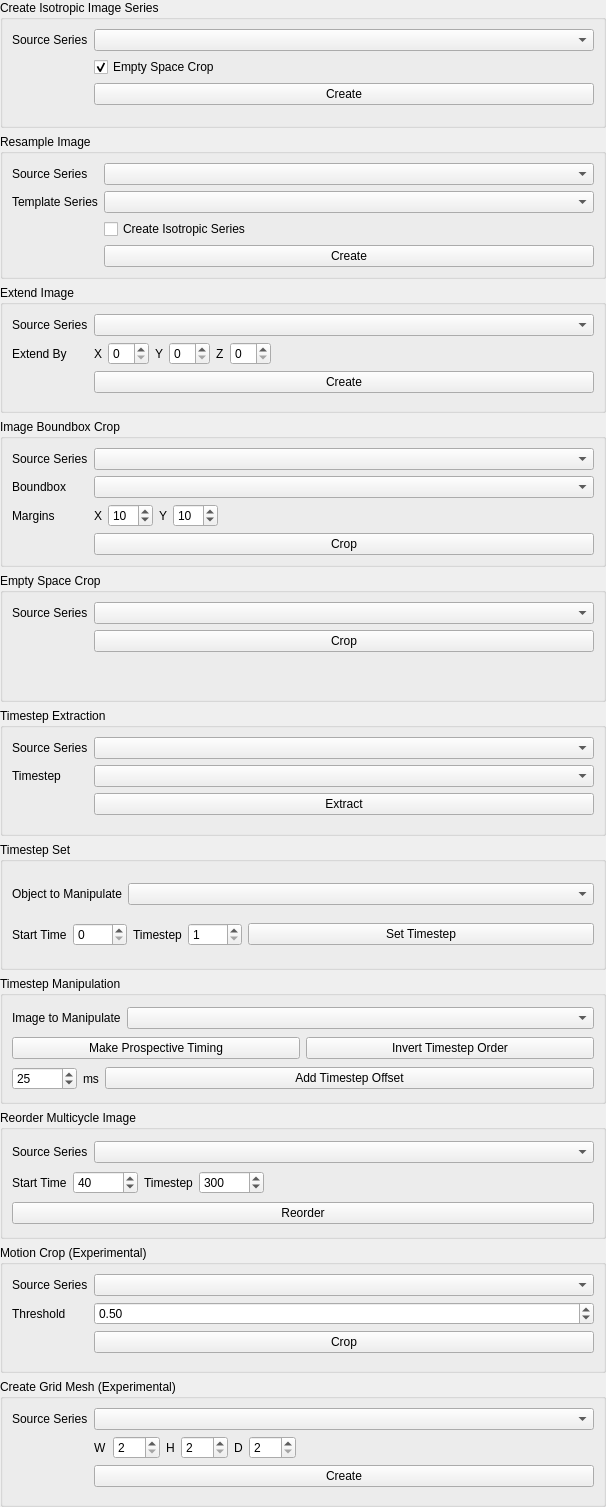
     <widget class="QWidget" name="page_4">
      <property name="geometry">
       <rect>
        <x>0</x>
        <y>0</y>
        <width>606</width>
        <height>1507</height>
       </rect>
      </property>
      <property name="sizePolicy">
       <sizepolicy hsizetype="Preferred" vsizetype="Fixed">
        <horstretch>0</horstretch>
        <verstretch>0</verstretch>
       </sizepolicy>
      </property>
      <attribute name="label">
       <string>5. Utilities</string>
      </attribute>
      <layout class="QVBoxLayout" name="verticalLayout_11">
       <property name="margin">
        <number>0</number>
       </property>
       <item>
        <widget class="QGroupBox" name="isoCreateGroup">
         <property name="title">
          <string>Create Isotropic Image Series</string>
         </property>
         <layout class="QFormLayout" name="formLayout_7">
          <property name="fieldGrowthPolicy">
           <enum>QFormLayout::AllNonFixedFieldsGrow</enum>
          </property>
          <item row="0" column="0">
           <widget class="QLabel" name="label_27">
            <property name="text">
             <string>Source Series</string>
            </property>
           </widget>
          </item>
          <item row="0" column="1">
           <widget class="QComboBox" name="isoCreateBox">
            <property name="sizePolicy">
             <sizepolicy hsizetype="Expanding" vsizetype="Fixed">
              <horstretch>0</horstretch>
              <verstretch>0</verstretch>
             </sizepolicy>
            </property>
           </widget>
          </item>
          <item row="2" column="1">
           <widget class="QCheckBox" name="emptyCropBox">
            <property name="enabled">
             <bool>true</bool>
            </property>
            <property name="text">
             <string>Empty Space Crop</string>
            </property>
            <property name="checked">
             <bool>true</bool>
            </property>
           </widget>
          </item>
          <item row="3" column="1">
           <widget class="QPushButton" name="isoCreateButton">
            <property name="sizePolicy">
             <sizepolicy hsizetype="Expanding" vsizetype="Fixed">
              <horstretch>0</horstretch>
              <verstretch>0</verstretch>
             </sizepolicy>
            </property>
            <property name="text">
             <string>Create</string>
            </property>
           </widget>
          </item>
         </layout>
        </widget>
       </item>
       <item>
        <widget class="QGroupBox" name="groupBox_17">
         <property name="title">
          <string>Resample Image</string>
         </property>
         <layout class="QFormLayout" name="formLayout_17">
          <item row="0" column="0">
           <widget class="QLabel" name="label_63">
            <property name="text">
             <string>Source Series</string>
            </property>
           </widget>
          </item>
          <item row="0" column="1">
           <widget class="QComboBox" name="resampleSrcBox">
            <property name="sizePolicy">
             <sizepolicy hsizetype="Expanding" vsizetype="Fixed">
              <horstretch>0</horstretch>
              <verstretch>0</verstretch>
             </sizepolicy>
            </property>
           </widget>
          </item>
          <item row="1" column="0">
           <widget class="QLabel" name="label_64">
            <property name="text">
             <string>Template Series</string>
            </property>
           </widget>
          </item>
          <item row="1" column="1">
           <widget class="QComboBox" name="resampleTmpltBox">
            <property name="sizePolicy">
             <sizepolicy hsizetype="Expanding" vsizetype="Fixed">
              <horstretch>0</horstretch>
              <verstretch>0</verstretch>
             </sizepolicy>
            </property>
           </widget>
          </item>
          <item row="3" column="1">
           <widget class="QPushButton" name="resampleButton">
            <property name="sizePolicy">
             <sizepolicy hsizetype="Expanding" vsizetype="Fixed">
              <horstretch>0</horstretch>
              <verstretch>0</verstretch>
             </sizepolicy>
            </property>
            <property name="text">
             <string>Create</string>
            </property>
           </widget>
          </item>
          <item row="2" column="1">
           <widget class="QCheckBox" name="resampleIsoCheck">
            <property name="text">
             <string>Create Isotropic Series</string>
            </property>
           </widget>
          </item>
         </layout>
        </widget>
       </item>
       <item>
        <widget class="QGroupBox" name="groupBox_23">
         <property name="title">
          <string>Extend Image</string>
         </property>
         <layout class="QFormLayout" name="formLayout_22">
          <item row="0" column="1">
           <widget class="QComboBox" name="extendSrcBox">
            <property name="sizePolicy">
             <sizepolicy hsizetype="Expanding" vsizetype="Fixed">
              <horstretch>0</horstretch>
              <verstretch>0</verstretch>
             </sizepolicy>
            </property>
           </widget>
          </item>
          <item row="0" column="0">
           <widget class="QLabel" name="label_59">
            <property name="text">
             <string>Source Series</string>
            </property>
           </widget>
          </item>
          <item row="1" column="0">
           <widget class="QLabel" name="label_75">
            <property name="text">
             <string>Extend By</string>
            </property>
           </widget>
          </item>
          <item row="1" column="1">
           <layout class="QHBoxLayout" name="horizontalLayout_19">
            <item>
             <widget class="QLabel" name="label_76">
              <property name="text">
               <string>X</string>
              </property>
             </widget>
            </item>
            <item>
             <widget class="QSpinBox" name="extendXBox"/>
            </item>
            <item>
             <widget class="QLabel" name="label_77">
              <property name="text">
               <string>Y</string>
              </property>
             </widget>
            </item>
            <item>
             <widget class="QSpinBox" name="extendYBox"/>
            </item>
            <item>
             <widget class="QLabel" name="label_78">
              <property name="text">
               <string>Z</string>
              </property>
             </widget>
            </item>
            <item>
             <widget class="QSpinBox" name="extendZBox"/>
            </item>
            <item>
             <spacer name="horizontalSpacer_7">
              <property name="orientation">
               <enum>Qt::Horizontal</enum>
              </property>
              <property name="sizeHint" stdset="0">
               <size>
                <width>40</width>
                <height>20</height>
               </size>
              </property>
             </spacer>
            </item>
           </layout>
          </item>
          <item row="2" column="1">
           <widget class="QPushButton" name="extendButton">
            <property name="sizePolicy">
             <sizepolicy hsizetype="Expanding" vsizetype="Fixed">
              <horstretch>0</horstretch>
              <verstretch>0</verstretch>
             </sizepolicy>
            </property>
            <property name="text">
             <string>Create</string>
            </property>
           </widget>
          </item>
         </layout>
        </widget>
       </item>
       <item>
        <widget class="QGroupBox" name="groupBox_9">
         <property name="title">
          <string>Image Boundbox Crop</string>
         </property>
         <layout class="QFormLayout" name="formLayout_9">
          <property name="fieldGrowthPolicy">
           <enum>QFormLayout::AllNonFixedFieldsGrow</enum>
          </property>
          <item row="1" column="0">
           <widget class="QLabel" name="label_29">
            <property name="text">
             <string>Source Series</string>
            </property>
           </widget>
          </item>
          <item row="1" column="1">
           <widget class="QComboBox" name="bbCropSrcBox">
            <property name="sizePolicy">
             <sizepolicy hsizetype="Expanding" vsizetype="Fixed">
              <horstretch>0</horstretch>
              <verstretch>0</verstretch>
             </sizepolicy>
            </property>
           </widget>
          </item>
          <item row="2" column="0">
           <widget class="QLabel" name="label_30">
            <property name="text">
             <string>Boundbox</string>
            </property>
           </widget>
          </item>
          <item row="2" column="1">
           <widget class="QComboBox" name="bbCropRefBox">
            <property name="sizePolicy">
             <sizepolicy hsizetype="Expanding" vsizetype="Fixed">
              <horstretch>0</horstretch>
              <verstretch>0</verstretch>
             </sizepolicy>
            </property>
           </widget>
          </item>
          <item row="3" column="0">
           <widget class="QLabel" name="label_31">
            <property name="text">
             <string>Margins</string>
            </property>
           </widget>
          </item>
          <item row="3" column="1">
           <layout class="QHBoxLayout" name="horizontalLayout_2">
            <item>
             <widget class="QLabel" name="label_32">
              <property name="text">
               <string>X</string>
              </property>
             </widget>
            </item>
            <item>
             <widget class="QSpinBox" name="bbXBox">
              <property name="minimum">
               <number>-99</number>
              </property>
              <property name="value">
               <number>10</number>
              </property>
             </widget>
            </item>
            <item>
             <widget class="QLabel" name="label_33">
              <property name="text">
               <string>Y</string>
              </property>
             </widget>
            </item>
            <item>
             <widget class="QSpinBox" name="bbYBox">
              <property name="minimum">
               <number>-99</number>
              </property>
              <property name="value">
               <number>10</number>
              </property>
             </widget>
            </item>
            <item>
             <spacer name="horizontalSpacer_2">
              <property name="orientation">
               <enum>Qt::Horizontal</enum>
              </property>
              <property name="sizeHint" stdset="0">
               <size>
                <width>40</width>
                <height>20</height>
               </size>
              </property>
             </spacer>
            </item>
           </layout>
          </item>
          <item row="4" column="1">
           <widget class="QPushButton" name="bbCropButton">
            <property name="text">
             <string>Crop</string>
            </property>
           </widget>
          </item>
         </layout>
        </widget>
       </item>
       <item>
        <widget class="QGroupBox" name="groupBox_11">
         <property name="title">
          <string>Empty Space Crop</string>
         </property>
         <layout class="QFormLayout" name="formLayout_11">
          <property name="fieldGrowthPolicy">
           <enum>QFormLayout::AllNonFixedFieldsGrow</enum>
          </property>
          <item row="0" column="0">
           <widget class="QLabel" name="label_44">
            <property name="text">
             <string>Source Series</string>
            </property>
           </widget>
          </item>
          <item row="0" column="1">
           <widget class="QComboBox" name="emptyCropImgBox">
            <property name="sizePolicy">
             <sizepolicy hsizetype="Expanding" vsizetype="Fixed">
              <horstretch>0</horstretch>
              <verstretch>0</verstretch>
             </sizepolicy>
            </property>
           </widget>
          </item>
          <item row="1" column="1">
           <widget class="QPushButton" name="emptyCropButton">
            <property name="sizePolicy">
             <sizepolicy hsizetype="Expanding" vsizetype="Fixed">
              <horstretch>0</horstretch>
              <verstretch>0</verstretch>
             </sizepolicy>
            </property>
            <property name="text">
             <string>Crop</string>
            </property>
           </widget>
          </item>
         </layout>
        </widget>
       </item>
       <item>
        <widget class="QGroupBox" name="groupBox_4">
         <property name="title">
          <string>Timestep Extraction</string>
         </property>
         <layout class="QFormLayout" name="formLayout_2">
          <item row="0" column="0">
           <widget class="QLabel" name="label_12">
            <property name="text">
             <string>Source Series</string>
            </property>
           </widget>
          </item>
          <item row="0" column="1">
           <widget class="QComboBox" name="tsExtrSrcBox">
            <property name="sizePolicy">
             <sizepolicy hsizetype="Expanding" vsizetype="Fixed">
              <horstretch>0</horstretch>
              <verstretch>0</verstretch>
             </sizepolicy>
            </property>
           </widget>
          </item>
          <item row="1" column="0">
           <widget class="QLabel" name="label_13">
            <property name="text">
             <string>Timestep</string>
            </property>
           </widget>
          </item>
          <item row="1" column="1">
           <widget class="QComboBox" name="tsExtrChooseBox">
            <property name="sizePolicy">
             <sizepolicy hsizetype="Expanding" vsizetype="Fixed">
              <horstretch>0</horstretch>
              <verstretch>0</verstretch>
             </sizepolicy>
            </property>
           </widget>
          </item>
          <item row="2" column="1">
           <widget class="QPushButton" name="tsExtrButton">
            <property name="sizePolicy">
             <sizepolicy hsizetype="Expanding" vsizetype="Fixed">
              <horstretch>0</horstretch>
              <verstretch>0</verstretch>
             </sizepolicy>
            </property>
            <property name="text">
             <string>Extract</string>
            </property>
           </widget>
          </item>
         </layout>
        </widget>
       </item>
       <item>
        <widget class="QGroupBox" name="groupBox_20">
         <property name="title">
          <string>Timestep Set</string>
         </property>
         <layout class="QVBoxLayout" name="verticalLayout_15">
          <item>
           <layout class="QHBoxLayout" name="horizontalLayout_16">
            <item>
             <widget class="QLabel" name="label_71">
              <property name="sizePolicy">
               <sizepolicy hsizetype="Maximum" vsizetype="Preferred">
                <horstretch>0</horstretch>
                <verstretch>0</verstretch>
               </sizepolicy>
              </property>
              <property name="text">
               <string>Object to Manipulate</string>
              </property>
             </widget>
            </item>
            <item>
             <widget class="QComboBox" name="tsSetObjBox"/>
            </item>
           </layout>
          </item>
          <item>
           <layout class="QHBoxLayout" name="horizontalLayout_17">
            <property name="topMargin">
             <number>0</number>
            </property>
            <item>
             <widget class="QLabel" name="label_72">
              <property name="sizePolicy">
               <sizepolicy hsizetype="Maximum" vsizetype="Preferred">
                <horstretch>0</horstretch>
                <verstretch>0</verstretch>
               </sizepolicy>
              </property>
              <property name="text">
               <string>Start Time</string>
              </property>
             </widget>
            </item>
            <item>
             <widget class="QSpinBox" name="tsStartBox">
              <property name="maximum">
               <number>9999</number>
              </property>
             </widget>
            </item>
            <item>
             <widget class="QLabel" name="label_73">
              <property name="sizePolicy">
               <sizepolicy hsizetype="Maximum" vsizetype="Preferred">
                <horstretch>0</horstretch>
                <verstretch>0</verstretch>
               </sizepolicy>
              </property>
              <property name="text">
               <string>Timestep</string>
              </property>
             </widget>
            </item>
            <item>
             <widget class="QSpinBox" name="tsStepBox">
              <property name="minimum">
               <number>1</number>
              </property>
              <property name="maximum">
               <number>9999</number>
              </property>
             </widget>
            </item>
            <item>
             <widget class="QPushButton" name="tsSetButton">
              <property name="sizePolicy">
               <sizepolicy hsizetype="MinimumExpanding" vsizetype="Fixed">
                <horstretch>0</horstretch>
                <verstretch>0</verstretch>
               </sizepolicy>
              </property>
              <property name="text">
               <string>Set Timestep</string>
              </property>
             </widget>
            </item>
           </layout>
          </item>
         </layout>
        </widget>
       </item>
       <item>
        <widget class="QGroupBox" name="tsManipGroup">
         <property name="minimumSize">
          <size>
           <width>0</width>
           <height>0</height>
          </size>
         </property>
         <property name="title">
          <string>Timestep Manipulation</string>
         </property>
         <layout class="QVBoxLayout" name="verticalLayout_3">
          <item>
           <layout class="QHBoxLayout" name="horizontalLayout_3">
            <item>
             <widget class="QLabel" name="label_9">
              <property name="text">
               <string>Image to Manipulate</string>
              </property>
             </widget>
            </item>
            <item>
             <widget class="QComboBox" name="manipImgBox">
              <property name="sizePolicy">
               <sizepolicy hsizetype="MinimumExpanding" vsizetype="Fixed">
                <horstretch>0</horstretch>
                <verstretch>0</verstretch>
               </sizepolicy>
              </property>
             </widget>
            </item>
           </layout>
          </item>
          <item>
           <layout class="QHBoxLayout" name="horizontalLayout_4">
            <item>
             <widget class="QPushButton" name="prospectButton">
              <property name="text">
               <string>Make Prospective Timing</string>
              </property>
             </widget>
            </item>
            <item>
             <widget class="QPushButton" name="tsOrderButton">
              <property name="text">
               <string>Invert Timestep Order</string>
              </property>
             </widget>
            </item>
           </layout>
          </item>
          <item>
           <layout class="QHBoxLayout" name="horizontalLayout_5">
            <item>
             <widget class="QSpinBox" name="offsetBox">
              <property name="minimum">
               <number>-10000</number>
              </property>
              <property name="maximum">
               <number>9999</number>
              </property>
              <property name="value">
               <number>25</number>
              </property>
             </widget>
            </item>
            <item>
             <widget class="QLabel" name="label_10">
              <property name="sizePolicy">
               <sizepolicy hsizetype="Maximum" vsizetype="Preferred">
                <horstretch>0</horstretch>
                <verstretch>0</verstretch>
               </sizepolicy>
              </property>
              <property name="text">
               <string>ms</string>
              </property>
             </widget>
            </item>
            <item>
             <widget class="QPushButton" name="addOffsetButton">
              <property name="sizePolicy">
               <sizepolicy hsizetype="MinimumExpanding" vsizetype="Fixed">
                <horstretch>0</horstretch>
                <verstretch>0</verstretch>
               </sizepolicy>
              </property>
              <property name="text">
               <string>Add Timestep Offset</string>
              </property>
             </widget>
            </item>
           </layout>
          </item>
         </layout>
        </widget>
       </item>
       <item>
        <widget class="QGroupBox" name="groupBox_18">
         <property name="title">
          <string>Reorder Multicycle Image</string>
         </property>
         <layout class="QVBoxLayout" name="verticalLayout_13">
          <item>
           <layout class="QHBoxLayout" name="horizontalLayout_13">
            <item>
             <widget class="QLabel" name="label_15">
              <property name="text">
               <string>Source Series</string>
              </property>
             </widget>
            </item>
            <item>
             <widget class="QComboBox" name="reorderSrcBox">
              <property name="sizePolicy">
               <sizepolicy hsizetype="Expanding" vsizetype="Fixed">
                <horstretch>0</horstretch>
                <verstretch>0</verstretch>
               </sizepolicy>
              </property>
             </widget>
            </item>
           </layout>
          </item>
          <item>
           <layout class="QHBoxLayout" name="horizontalLayout_11">
            <property name="topMargin">
             <number>0</number>
            </property>
            <item>
             <widget class="QLabel" name="label_16">
              <property name="text">
               <string>Start Time</string>
              </property>
             </widget>
            </item>
            <item>
             <widget class="QSpinBox" name="reorderStartBox">
              <property name="minimum">
               <number>-10000</number>
              </property>
              <property name="maximum">
               <number>9999</number>
              </property>
              <property name="value">
               <number>40</number>
              </property>
             </widget>
            </item>
            <item>
             <widget class="QLabel" name="label_17">
              <property name="text">
               <string>Timestep</string>
              </property>
             </widget>
            </item>
            <item>
             <widget class="QSpinBox" name="reorderStepBox">
              <property name="minimum">
               <number>-10000</number>
              </property>
              <property name="maximum">
               <number>9999</number>
              </property>
              <property name="value">
               <number>300</number>
              </property>
             </widget>
            </item>
            <item>
             <spacer name="horizontalSpacer_5">
              <property name="orientation">
               <enum>Qt::Horizontal</enum>
              </property>
              <property name="sizeHint" stdset="0">
               <size>
                <width>40</width>
                <height>20</height>
               </size>
              </property>
             </spacer>
            </item>
           </layout>
          </item>
          <item>
           <widget class="QPushButton" name="reorderButton">
            <property name="sizePolicy">
             <sizepolicy hsizetype="MinimumExpanding" vsizetype="Fixed">
              <horstretch>0</horstretch>
              <verstretch>0</verstretch>
             </sizepolicy>
            </property>
            <property name="text">
             <string>Reorder</string>
            </property>
           </widget>
          </item>
         </layout>
        </widget>
       </item>
       <item>
        <widget class="QGroupBox" name="groupBox_6">
         <property name="minimumSize">
          <size>
           <width>0</width>
           <height>0</height>
          </size>
         </property>
         <property name="title">
          <string>Motion Crop (Experimental)</string>
         </property>
         <layout class="QFormLayout" name="formLayout_4">
          <item row="1" column="0">
           <widget class="QLabel" name="label_18">
            <property name="text">
             <string>Source Series</string>
            </property>
           </widget>
          </item>
          <item row="1" column="1">
           <widget class="QComboBox" name="mCropSeriesBox">
            <property name="sizePolicy">
             <sizepolicy hsizetype="Expanding" vsizetype="Fixed">
              <horstretch>0</horstretch>
              <verstretch>0</verstretch>
             </sizepolicy>
            </property>
           </widget>
          </item>
          <item row="2" column="0">
           <widget class="QLabel" name="label_19">
            <property name="text">
             <string>Threshold</string>
            </property>
           </widget>
          </item>
          <item row="2" column="1">
           <widget class="QDoubleSpinBox" name="cropThresholdBox">
            <property name="minimum">
             <double>0.050000000000000</double>
            </property>
            <property name="maximum">
             <double>0.950000000000000</double>
            </property>
            <property name="singleStep">
             <double>0.050000000000000</double>
            </property>
            <property name="value">
             <double>0.500000000000000</double>
            </property>
           </widget>
          </item>
          <item row="3" column="1">
           <widget class="QPushButton" name="mCropButton">
            <property name="sizePolicy">
             <sizepolicy hsizetype="Expanding" vsizetype="Fixed">
              <horstretch>0</horstretch>
              <verstretch>0</verstretch>
             </sizepolicy>
            </property>
            <property name="text">
             <string>Crop</string>
            </property>
           </widget>
          </item>
         </layout>
        </widget>
       </item>
       <item>
        <widget class="QGroupBox" name="groupBox_8">
         <property name="title">
          <string>Create Grid Mesh (Experimental)</string>
         </property>
         <layout class="QFormLayout" name="formLayout_6">
          <property name="fieldGrowthPolicy">
           <enum>QFormLayout::AllNonFixedFieldsGrow</enum>
          </property>
          <item row="0" column="0">
           <widget class="QLabel" name="label_23">
            <property name="text">
             <string>Source Series</string>
            </property>
           </widget>
          </item>
          <item row="0" column="1">
           <widget class="QComboBox" name="gridImgBox"/>
          </item>
          <item row="1" column="1">
           <layout class="QHBoxLayout" name="horizontalLayout_8">
            <property name="bottomMargin">
             <number>0</number>
            </property>
            <item>
             <widget class="QLabel" name="label_24">
              <property name="text">
               <string>W</string>
              </property>
             </widget>
            </item>
            <item>
             <widget class="QSpinBox" name="gridW">
              <property name="minimum">
               <number>2</number>
              </property>
              <property name="maximum">
               <number>999</number>
              </property>
              <property name="value">
               <number>2</number>
              </property>
             </widget>
            </item>
            <item>
             <widget class="QLabel" name="label_25">
              <property name="text">
               <string>H</string>
              </property>
             </widget>
            </item>
            <item>
             <widget class="QSpinBox" name="gridH">
              <property name="minimum">
               <number>2</number>
              </property>
              <property name="maximum">
               <number>999</number>
              </property>
              <property name="value">
               <number>2</number>
              </property>
             </widget>
            </item>
            <item>
             <widget class="QLabel" name="label_26">
              <property name="text">
               <string>D</string>
              </property>
             </widget>
            </item>
            <item>
             <widget class="QSpinBox" name="gridD">
              <property name="minimum">
               <number>2</number>
              </property>
              <property name="maximum">
               <number>999</number>
              </property>
              <property name="value">
               <number>2</number>
              </property>
             </widget>
            </item>
            <item>
             <spacer name="horizontalSpacer">
              <property name="orientation">
               <enum>Qt::Horizontal</enum>
              </property>
              <property name="sizeHint" stdset="0">
               <size>
                <width>40</width>
                <height>20</height>
               </size>
              </property>
             </spacer>
            </item>
           </layout>
          </item>
          <item row="2" column="1">
           <widget class="QPushButton" name="gridButton">
            <property name="text">
             <string>Create</string>
            </property>
           </widget>
          </item>
         </layout>
        </widget>
       </item>
      </layout>
     </widget>
